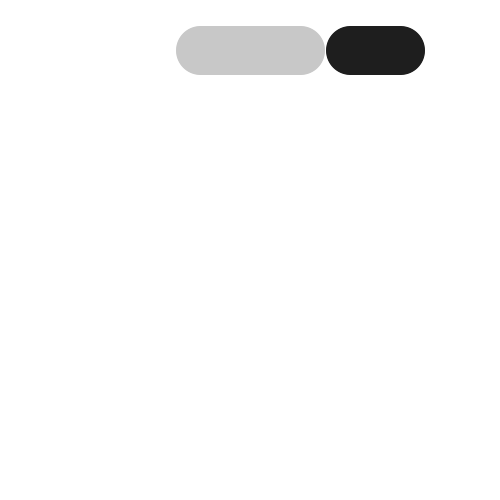
Frame 1 (no input)
Frame 60 (the mouse pressed at the canvas centre just before this capture): identical to frame 1, image omitted
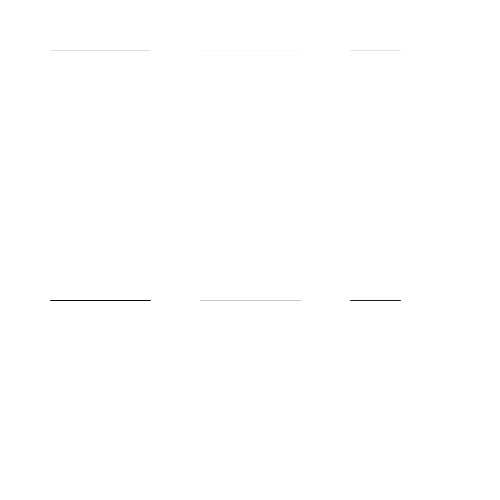
Frame 120 (the mouse held since frame 60 and released just before this capture)

The Processing sketch that drew these frames (run headless with seeded random() and noise(); from frame 60 on, the mouse is pressed at the canvas centre):

// Processing sketch: drawFor2
// ── drawFor2.pde


void setup(){
  size(500,500);
  
}


void draw(){
  
  background(255);
  stroke(255);
  for(int i = 0; i < 50; i = i + 1){
    //line(50,50+i*random(50),200,50+i*random(50));
   
   //colorearlo
    stroke(i*5,0,0,mouseX);    
    //anchodelalinea
    strokeWeight(i);
    line(50,50+i*mouseX,150,50+i*mouseY);
    
    stroke(i*5,0,0,mouseX);
    stroke(200);
    line(200,50+i*mouseX,300,50+i*mouseY);
    
    stroke(i*5,0,0,mouseX);
    stroke(30);
    line(350,50+i*mouseX,400,50+i*mouseY);
  }
}
